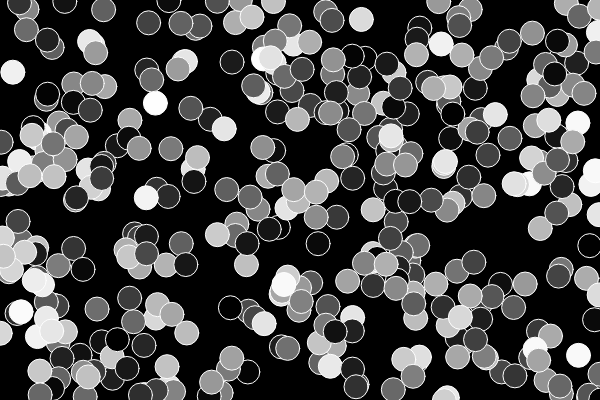
Frame 1 (no input)
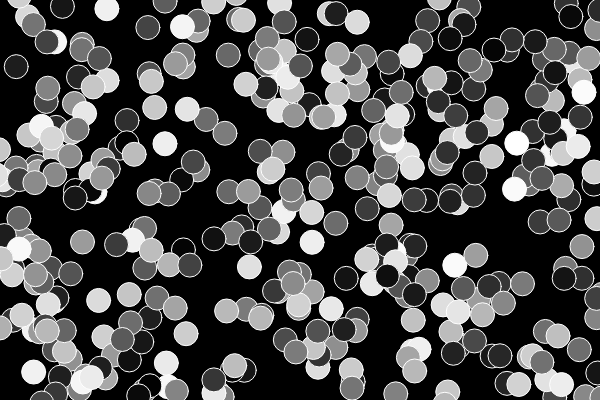
Frame 60 (no input)
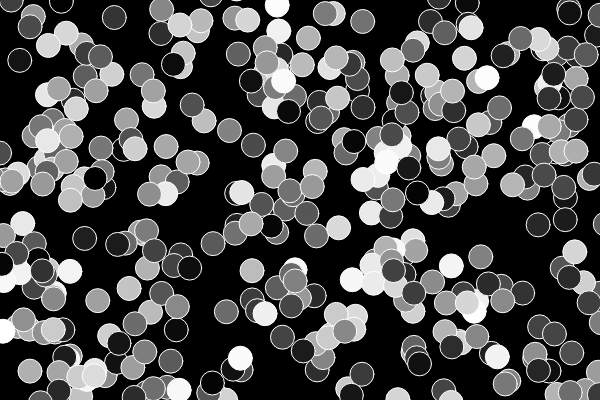
Frame 120 (the mouse pressed at the canvas centre since frame 60)

The p5.js sketch that drew these frames (run headless with seeded random() and noise() and a simulated clock; from frame 60 on, the mouse is pressed at the canvas centre):

// p5.js sketch
// ── sketch.js
var bubbles = [];

function setup() {
  // put setup code here
  createCanvas(600,400);
  for( var i = 0; i < 400; i++ ){
    bubbles[i] = new Bubble();

    function Bubble(){
      this.x = random(0,width);
      this.y = random(0,height);
      this.display = function(){
        stroke(255);
        fill(random(0,255,255));
        ellipse(this.x, this.y, 24, 24);

      }
      this.move = function(){
        this.x = this.x + random(-1, 1);
        this.y = this.y + random(-1, 1);

      }
    }

    // bubbles[i] = {
    //   x : random(0, width),
    //   y : random(0, height),
    //   display: function(){
    //     stroke(255);
    //     fill(random(0,255,255));
    //   ellipse(this.x, this.y, 24, 24);
    // },
    //   move:function(){
    //     this.x = this.x + random(-1, 1);
    //     this.y = this.y + random(-1, 1);
    //   }
    // }
  }
}

function draw() {
  // put drawing code here
  background(0);
  for( var i = 0; i < bubbles.length; i++){
    bubbles[i].move();
    bubbles[i].display();
  }




//end of the code
}
